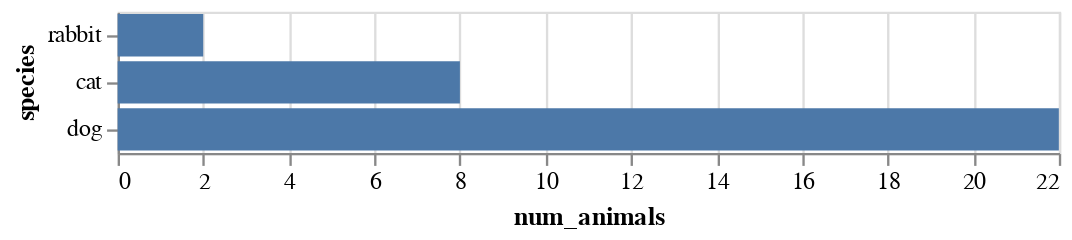

Notebook code for this chart:
### Code cell
alt.Chart(df).mark_bar().encode(
    x='num_animals',
    y=alt.Y('species', sort='x')
)

### Figure 1 — Vega-Lite specification as saved in the notebook (floating-point values rounded to 4 significant figures)
{"config": {"view": {"continuousWidth": 400, "continuousHeight": 300}}, "data": {"name": "data-d6e1f3855bb34939ab16b260101257f9"}, "mark": "bar", "encoding": {"x": {"field": "num_animals", "type": "quantitative"}, "y": {"field": "species", "sort": "x", "type": "nominal"}}, "$schema": "https://vega.github.io/schema/vega-lite/v4.17.0.json", "datasets": {"data-d6e1f3855bb34939ab16b260101257f9": [{"species": "cat", "num_animals": 8}, {"species": "dog", "num_animals": 22}, {"species": "rabbit", "num_animals": 2}]}}
